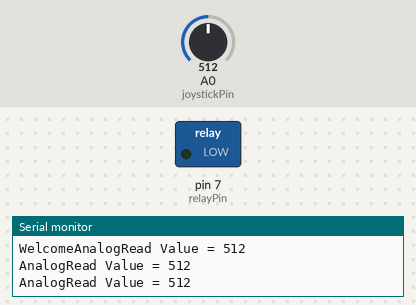
A sketch run on a simulated Arduino Uno, built with avr-gcc and run on an emulated ATmega328P. Shown: switched loads named in the sketch (green lamp = pin HIGH), the last lines printed to the serial monitor. Inputs (shaded band) come from the test bench; at power-on: A0 (joystickPin) = 512.

Above: at 1.3 s.
1.4 s: A0 (joystickPin) set to 591
3.2 s: A0 (joystickPin) set to 613
At 4.3 s:
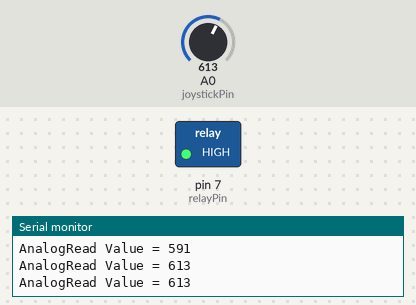
5.5 s: A0 (joystickPin) set to 523
7.2 s: A0 (joystickPin) set to 495
At 8.7 s:
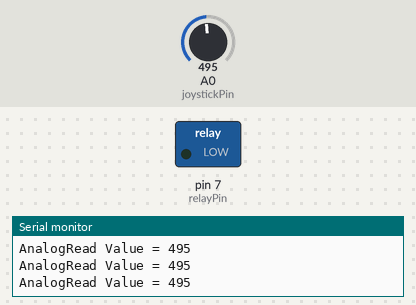
9.5 s: A0 (joystickPin) set to 610
At 10.3 s:
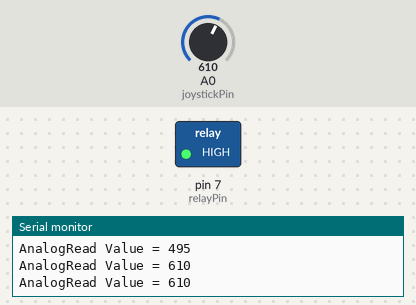
Timing chart, 0 to 12.5 s (numbered marks = the images above; inputs shaded):
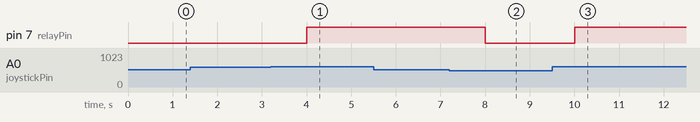

The sketch:

Joystick_Relay.ino
```cpp
const int joystickPin = A0;     // the number of the pushbutton pin
const int relayPin =  7;      // the number of the LED pin

// variables will change:
int joystickValue = 0;         // variable for reading the pushbutton status

void setup() {
  // initialize the relay pin as an output:
  pinMode(relayPin, OUTPUT);
  // initialize the joystick pin as an input:
  pinMode(joystickPin, INPUT);
  Serial.begin(9600);
  Serial.print("Welcome");
}

void loop() {
  // read the state of the pushbutton value:
  joystickValue = analogRead(joystickPin);
  Serial.print("AnalogRead Value = ");
  Serial.println(joystickValue);
  delay(500);
  // check if the joystick is pressed.
  // if it is, the buttonState is HIGH:
  if (joystickValue > 600) {
    // turn light on:
    digitalWrite(relayPin, HIGH);
  }
  else if(joystickValue < 512) {
    // turn light off:
    digitalWrite(relayPin, LOW);
  }
}
```

Measured:
- the behaviour switches between 600 and 601 on A0 (joystickPin) (found by bisection; images 0 and 1)
- the behaviour switches between 512 and 511 on A0 (joystickPin) (found by bisection; images 1 and 2)
- after the input at 3.2 s, pin 7 (relayPin): LOW → HIGH after 0.80 s
- after the input at 7.2 s, pin 7 (relayPin): HIGH → LOW after 0.81 s
- after the input at 9.5 s, pin 7 (relayPin): LOW → HIGH after 0.51 s
